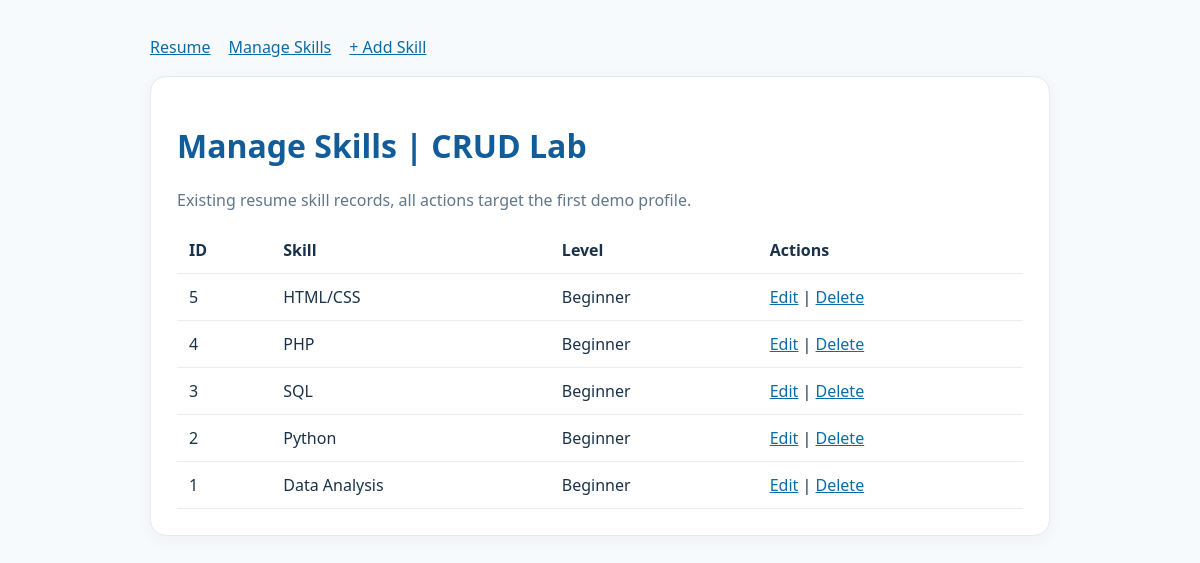
The page /skills.php on the database its author committed.
### tables this page shows
CREATE TABLE skill (
 id INT AUTO_INCREMENT PRIMARY KEY, profile_id INT NOT NULL,
 skill_name VARCHAR(120) NOT NULL, skill_level VARCHAR(50),
 CONSTRAINT fk_skill_profile FOREIGN KEY (profile_id) REFERENCES profile(id) ON DELETE CASCADE
);

### skills.php (the view, shortened to what this page needs)
<?php
require 'crud_bootstrap.php';
$pid=profile_id($conn); $rows=[];
$stmt=mysqli_prepare($conn,'SELECT id,skill_name,skill_level FROM skill WHERE profile_id = ? ORDER BY id DESC');
mysqli_stmt_bind_param($stmt,'i',$pid); mysqli_stmt_execute($stmt);mysqli_stmt_bind_result($stmt,$id,$name,$level);
while(mysqli_stmt_fetch($stmt))$rows[]=['id'=>$id,'skill_name'=>$name,'skill_level'=>$level];mysqli_stmt_close($stmt);
echo '<p class="muted">Existing resume skill records, all actions target the first demo profile.</p><table><tr><th>ID</th><th>Skill</th><th>Level</th><th>Actions</th></tr>';
foreach($rows as $r){echo '<tr><td>'.h($r['id']).'</td><td>'.h($r['skill_name']).'</td><td>'.h($r['skill_level']).'</td><td><a href="skill_edit.php?id='.urlencode((string)$r['id']).'">Edit</a> | <a href="skill_delete.php?id='.urlencode((string)$r['id']).'">Delete</a></td></tr>';}
echo '</table>';page_end();

### assets/css/crud.css (style rules this page uses)
body { background:#f7fafc;font-family:system-ui,sans-serif;color:#19324a }
a { color:#096ca8 }
.muted { color:#60768a }
table { width:100%;border-collapse:collapse }
td,th { padding:12px;text-align:left;border-bottom:1px solid #e8edf2 }

### rows shown on the page
skill: id "5", skill_name "HTML/CSS", skill_level "Beginner"
skill: id "4", skill_name "PHP", skill_level "Beginner"
skill: id "3", skill_name "SQL", skill_level "Beginner"
skill: id "2", skill_name "Python", skill_level "Beginner"
skill: id "1", skill_name "Data Analysis", skill_level "Beginner"

### other values the page prints
$title "Manage Skills | CRUD Lab"
